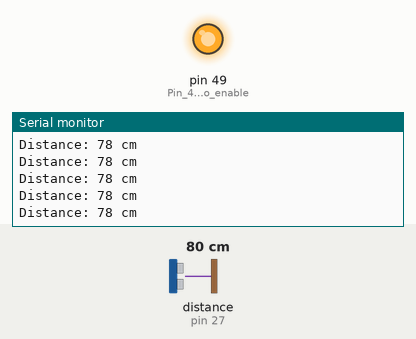
The sketch below on a simulated Arduino Mega 2560, built with avr-gcc and run on an emulated ATmega2560. Parts: output pins drawn as LEDs (lit = HIGH), the last lines printed to the serial monitor. Wiring (inferred from the names in the program): ultrasonic range finder: trigger pin 26; echo pin 27. Inputs (shaded band) come from the test bench; at power-on: distance to the obstacle (sensor on pin 27) 80 cm. The echo pulse lasts 58.3 µs per cm; pins used as bus, display or sensor lines are not drawn.

Above: at 1.3 s.
1.4 s: distance to the obstacle (sensor on pin 27) set to 2 cm
At 2.0 s:
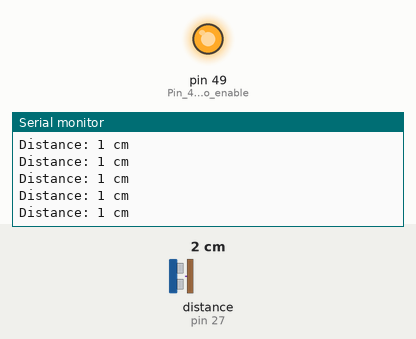
4.4 s: distance to the obstacle (sensor on pin 27) set to 120 cm
At 5.3 s:
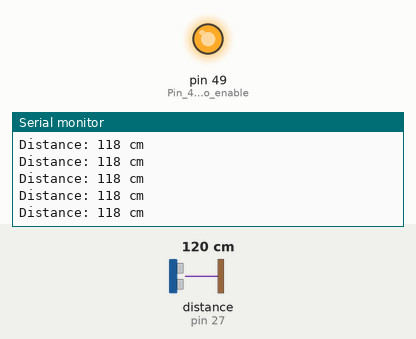
Timing chart, 0 to 7.4 s (numbered marks = the images above; inputs shaded):
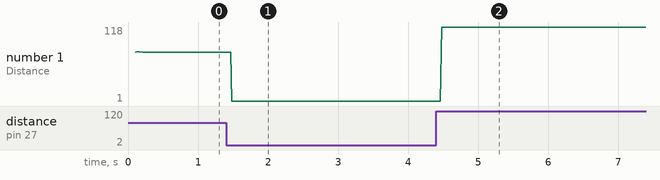

Measured:
- after the input at 1.4 s, the serial monitor: prints a new line after 0.08 s (image 1)
- after the input at 4.4 s, the serial monitor: prints a new line after 0.08 s (image 2)
- plotted number 1: 78 → 1 after the input at 1.4 s, 1 → 118 after the input at 4.4 s

The sketch:

Ultrasound.ino
```cpp
// random

#include "MedianFilterLib.h"
#define AVERAGE false
#include <Servo.h>
#include<stdio.h>

#define echoPin 27 // attach pin D2 Arduino to pin Echo of HC-SR04
#define trigPin 26 //attach pin D3 Arduino to pin Trig of HC-SR04

// defines variables ULTRASONIC
long duration; // variable for the duration of sound wave travel
int distance; // variable for the distance measurement


void setup() { // runs once at the begining
                 // set servo to mid point
  pinMode(49, OUTPUT);                 //Pin 49 is used to enable IO power
  digitalWrite(49, 1);                 //Enable IO power on main CPU board
  pinMode(trigPin, OUTPUT); // Sets the trigPin as an OUTPUT
  pinMode(echoPin, INPUT); // Sets the echoPin as an INPUT
  Serial.begin(9600); // setting the baud rate
  delay(100);
}


//MedianFilter<int> medianFilter(15);


void loop() {

  digitalWrite(trigPin, LOW);
  delayMicroseconds(2);
  // Sets the trigPin HIGH (ACTIVE) for 10 microseconds
  digitalWrite(trigPin, HIGH);
  delayMicroseconds(10);
  digitalWrite(trigPin, LOW);
  // Reads the echoPin, returns the sound wave travel time in microseconds
  duration = pulseIn(echoPin, HIGH);
  // Calculating the distance
  distance = duration * 0.034 / 2; // Speed of sound wave divided by 2 (go and back)
//  distance = medianFilter.AddValue(distance);

  Serial.print("Distance: ");
  Serial.print(distance);
  Serial.println(" cm");
  delayMicroseconds(100);

}
```

IRfilter.h
```cpp
#ifndef IRfilter
#define IRfilter

#define CIRCBUFFSIZE 10

class mySense
{
private:
	int pin;
	long runSum = 0;
	int buffCount = 0;
	int buff[CIRCBUFFSIZE];
public:
	mySense(int pin);
	long avg;
	int val;

	void poll();

  int voltage();
};

#endif
```

IRfilterImport.cpp
```cpp
#include "IRfilter.h"
#include "Arduino.h"

mySense::mySense(int pin) {
  this->pin = pin;
  pinMode(pin, INPUT);
  buff[0] = analogRead(pin);
}

void mySense::poll() {
  val = analogRead(pin);

  runSum += val - buff[buffCount];

  buff[buffCount] = val;
  buffCount++;
  buffCount = buffCount % CIRCBUFFSIZE;

  avg = ((runSum * 1000) / CIRCBUFFSIZE) / 1000;
}

int mySense::voltage() {
  int voltage;
  return voltage = avg * (5000 / 1023);
}
```
